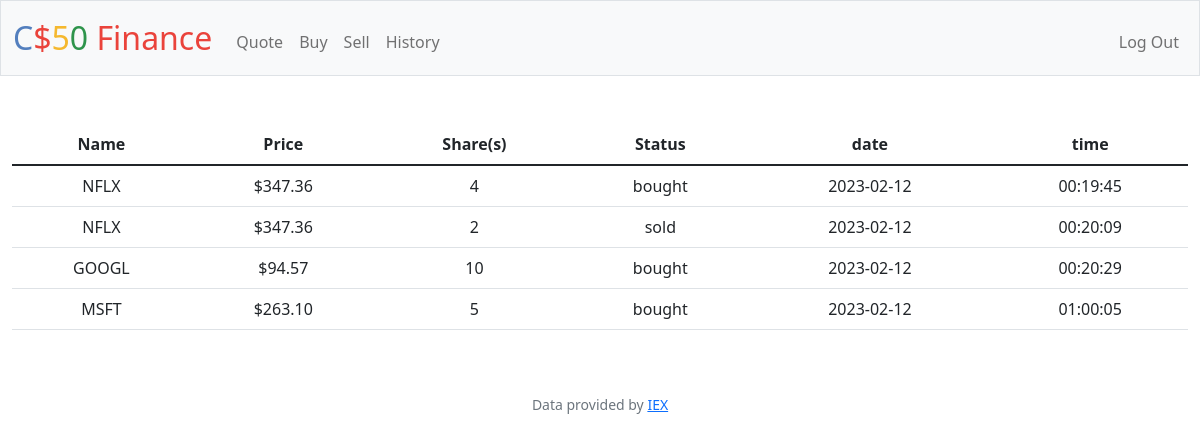
Screenshot of /history (signed in) with the database file from the repository.
### tables this page shows
CREATE TABLE history (id INTEGER, stock TEXT, shares INTEGER, status TEXT, date NUMERIC, time NUMERIC, price REAL);

### app.py (the view)
@app.route("/history")
@login_required
def history():
    histories = db.execute("SELECT * FROM history WHERE id IN (?)", session["user_id"])
    if len(histories) < 1:
        return apology("No histories found!")
    return render_template("history.html", history=histories)

### app.py (called while the page is built)
@app.after_request
def after_request(response):
    response.headers["Cache-Control"] = "no-cache, no-store, must-revalidate"
    response.headers["Expires"] = 0
    response.headers["Pragma"] = "no-cache"
    return response

### helpers.py (called while the page is built)
def login_required(f):
    @wraps(f)
    def decorated_function(*args, **kwargs):
        if session.get("user_id") is None:
            return redirect("/login")
        return f(*args, **kwargs)
    return decorated_function

def usd(value):
    return f"${value:,.2f}"

### templates/history.html (shortened to what this page needs)
{% extends "layout.html" %}
{% block main %}
    <div class="section">
        <table class="table table-hover">
            <thead>
                <tr>
                    <th scope="col">Name</th>
                    <th scope="col">Price</th>
                    <th scope="col">Share(s)</th>
                    <th scope="col">Status</th>
                    <th scope="col">date</th>
                    <th scope="col">time</th>
                </tr>
            </thead>
            <tbody>
                    {% for info in history %}
                    <tr>
                        <td>{{ info.stock }}</td>
                        <td>{{ info.price | usd }}</td>
                        <td>{{ info.shares }}</td>
                        <td>{{ info.status }}</td>
                        <td>{{ info.date }}</td>
                        <td>{{ info.time }}</td>
                    </tr>
                    {% endfor %}
                </tbody>
            </table>
        </div>
{% endblock %}

### rows the page displays
history: stock "NFLX", price "$347.36", shares "4", status "bought", date "2023-02-12", time "00:19:45"
history: stock "NFLX", price "$347.36", shares "2", status "sold", date "2023-02-12", time "00:20:09"
history: stock "GOOGL", price "$94.57", shares "10", status "bought", date "2023-02-12", time "00:20:29"
history: stock "MSFT", price "$263.10", shares "5", status "bought", date "2023-02-12", time "01:00:05"
